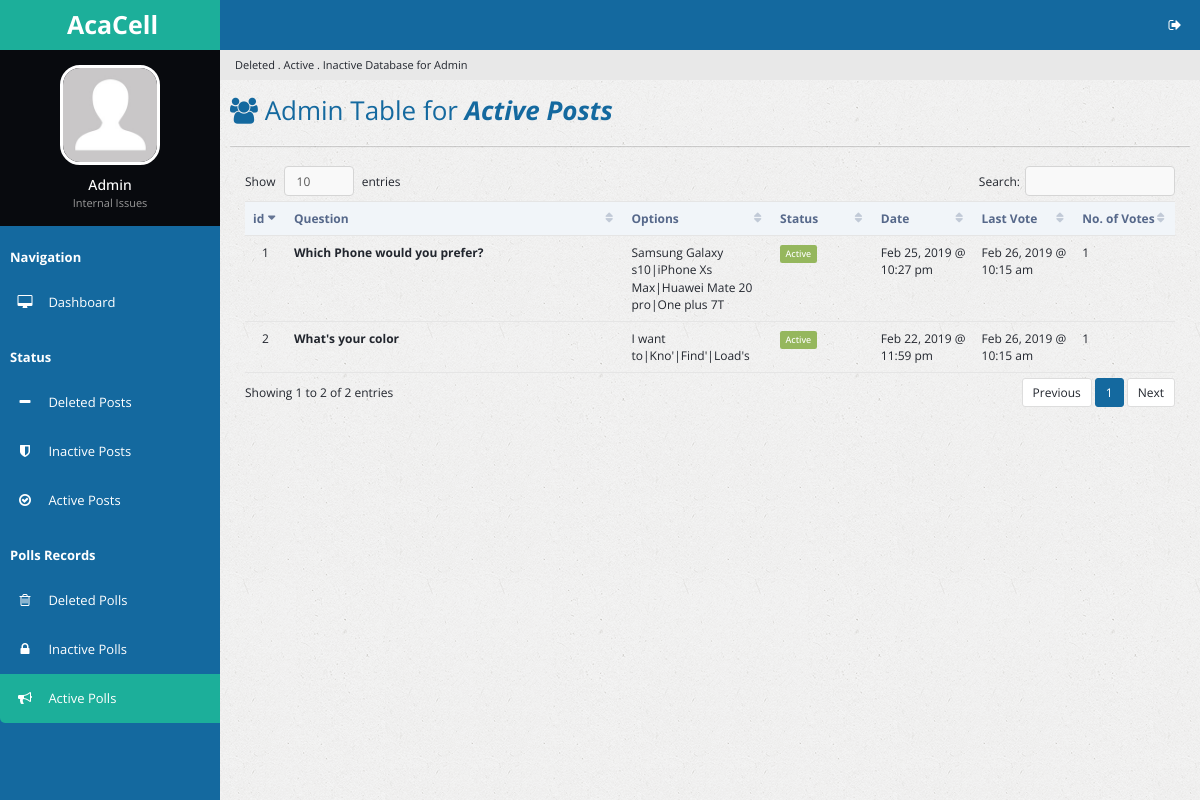
/actpolls.php, run on an earlier commit of the app's database.
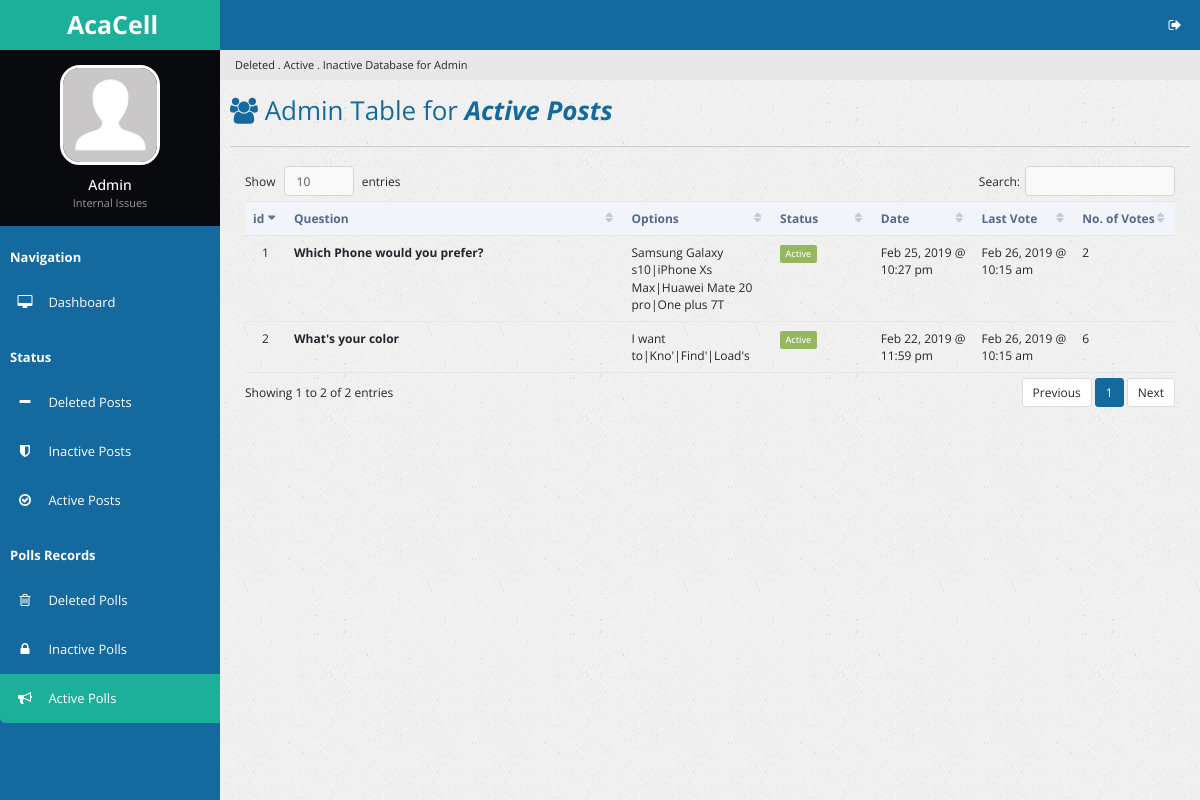
And on a later commit of the database.
### tables this page shows
CREATE TABLE `poll` (
  `p_id` int(11) NOT NULL,
  `p_question` text NOT NULL,
  `p_date` double NOT NULL,
  `p_options` varchar(250) NOT NULL,
  `p_votes` varchar(250) NOT NULL DEFAULT '0',
  `p_number_options` tinyint(3) NOT NULL,
  `p_timeout` double DEFAULT NULL,
  `p_voters` int(11) DEFAULT '0',
  `p_last_vote_date` double DEFAULT '0'
);

### actpolls.php (the view, shortened to what this page needs)
<?php
  include 'handlers/dbcon.php';
  $curr_time = time();
?>
<!DOCTYPE html>
<html lang="en">
<head>
        <link rel="stylesheet" type="text/css" id="theme" href="css/theme-default.css"/>
    </head>
    <body>
        <div class="page-container">
            <div class="page-sidebar">
                <ul class="x-navigation">
                    <li class="xn-logo">
                        <a href="table-export.php"><b>AcaCell</b></a>
                    </li>
                    <li class="xn-profile">
                        <div class="profile">
                            <div class="profile-image">
                                <img src="assets/images/users/avatar.jpg" alt="John Doe"/>
                            </div>
                            <div class="profile-data">
                                <div class="profile-data-name">Admin</div>
                                <div class="profile-data-title">Internal Issues</div>
                            </div>
                        </div>
                    </li>
                   <li class="xn-title"><b>Navigation</b></li>
                    <li>
                        <a href="admin.php"><span class="fa fa-desktop" style="color: white;"></span> <span class="xn-text" style="color: white;">Dashboard</span></a>
                    </li>
                    <li class="xn-title"><b>Status</b></li>
                    <li>
                        <a href="delposts.php"><span class="fa fa-minus" style="color: white;"></span> <span class="xn-text" style="color: white;">Deleted Posts</span></a>
                    </li>
                    <li>
                        <a href="inactposts.php"><span class="fa fa-shield" style="color: white;"></span> <span class="xn-text" style="color: white;">Inactive Posts</span></a>
                    </li>
                    <li>
                        <a href="actposts.php"><span class="fa fa-check-circle-o" style="color: white;"></span> <span class="xn-text" style="color: white;">Active Posts</span></a>
                    </li>
                    <li class="xn-title"><b>Polls Records</b></li>
                    <li>
                       <a href="delpolls.php"><span class="fa fa-trash-o" style="color: white;"></span> <span class="xn-text" style="color: white;">Deleted Polls</span></a>
                   </li>
                    <li>
                       <a href="inactpolls.php"><span class="fa fa-lock" style="color: white;"></span> <span class="xn-text" style="color: white;">Inactive Polls</span></a>
                   </li>
                   <li class="active">
                       <a href="actpolls.php"><span class="fa fa-bullhorn" style="color: white;"></span> <span class="xn-text" style="color: white;">Active Polls</span></a>
                   </li>
                  </ul>
            </div>
            <div class="page-content">
                <ul class="x-navigation x-navigation-horizontal x-navigation-panel">
                    <li class="xn-icon-button pull-right">
                        <a href="#" class="mb-control" data-box="#mb-signout"><span class="fa fa-sign-out"></span></a>
                    </li>
                </ul>
                    <ul class="breadcrumb">
                    <li class="active">Deleted . Active . Inactive Database for Admin</li>
                </ul>
                <div class="page-title">
                    <h2><span class="fa fa-users"></span> Admin Table for <i><b>Active Posts</b></i></h2>
                </div>
                <div class="page-content-wrap">
                    <div class="row">
                        <div class="col-md-12">
                            <div class="panel panel-default">
                                </div>
                                <div class="panel-body">
                                    <table id="customers2" class="table datatable">
                                        <thead>
                                            <tr>
                                                <th width="50">id</th>
                                                <th width="300">Question</th>
                                                <th width="100">Options</th>
                                                <th width="100">Status</th>
                                                <th width="100">Date</th>
                                                <th width="100">Last Vote</th>
                                                <th width="100">No. of Votes</th>
                                            </tr>
                                        </thead>
                                        <tbody>
                                          <?php
                                            $sql_actpolldisplay = "SELECT * FROM poll WHERE p_timeout > $curr_time ORDER BY p_date DESC";
                                            $success_actpolldisplay = mysqli_query($link, $sql_actpolldisplay);
                                            if ($success_actpolldisplay->num_rows > 0) {
                                              $i = 1;
                                              while($rows = $success_actpolldisplay->fetch_assoc()){
                                          ?>
                                          <tr id="trow<?php echo $rows['p_id']; ?>">
                                            <td class="text-center"><?php echo $i; ?></td>
                                            <td><strong> <?php echo $rows['p_question']; ?> </strong></td>
                                            <td>
                                              <?php
                                              echo $rows['p_options']; ?>
                                            </td>
                                            <td><?php
                                              if ($curr_time < $rows['p_timeout']) {
                                                echo "<span class='label label-success'>Active</span>";
                                              }
                                              elseif ($curr_time > $rows['p_timeout']){
                                                echo "<span class='label label-danger'>Inactive</span>";
                                              } ?>
                                              </td>
                                              <td><?php echo date("M d, Y @ h:i a", $rows['p_date']); ?></td>
                                              <td><?php echo date("M d, Y @ h:i a", $rows['p_last_vote_date']); ?></td>
                                              <td><?php echo $rows['p_voters'] ?></td>
                                          </tr>
                                          <?php
                                              $i++;
                                                }
                                              }
                                          ?>
                                            </tbody>
                                    </table>
                                </div>
                            </div>
                        </div>
                    </div>
                </div>
            </div>
    </body>
</html>

What changed in the data, as far as the page shows it:
changed poll "Which Phone would you prefer?": p_voters "1" → "2"
changed poll "What's your color": p_voters "1" → "6"
